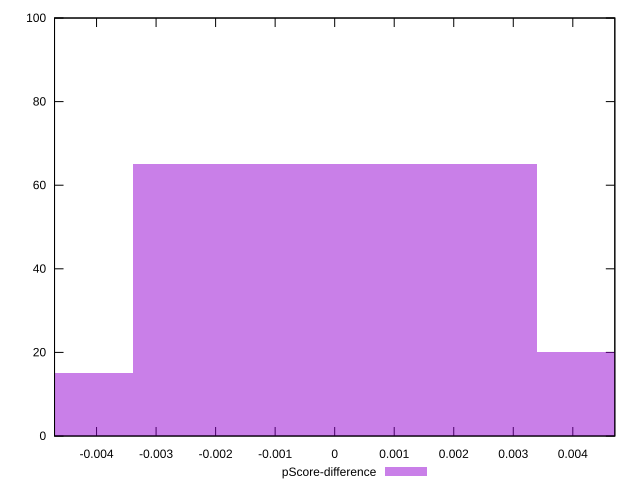

This figure's gnuplot source:
reset

$pScoreDifference <<EOF
-0.0067844523256008335 15
0 65
0.0067844523256008335 20
EOF

set key outside below
set boxwidth 0.0067844523256008335
set xrange [-0.004705882352941226:0.004705882352941171]
set yrange [0:100]
set trange [0:100]
set style fill transparent solid 0.5 noborder
set terminal svg size 640, 490 enhanced background rgb 'white'
set output "report_00015_2021-02-09T16-11-33.973Z/uses-text-compression/samples/pages+cached+noadtech+nomedia/pScore-difference/histogram.svg"

plot $pScoreDifference title "pScore-difference" with boxes

reset
